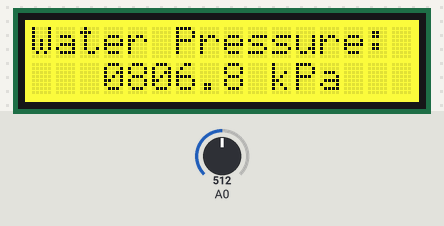
The sketch below on a simulated Arduino Uno, built with avr-gcc and run on an emulated ATmega328P. On the bench: 16×2 character LCD. The test bench sets the inputs (shaded band); at power-on: A0 = 512. Random numbers use the default seed unless the sketch sets one; what the sketch prints to the serial monitor is not drawn.

Above: at 1.5 s.
1.6 s: A0 set to 107
At 4.1 s:
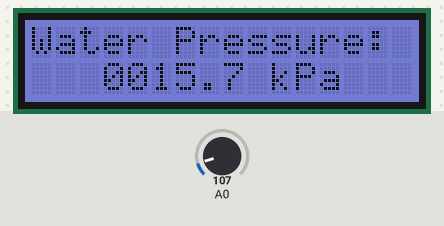
4.6 s: A0 set to 98
At 6.7 s:
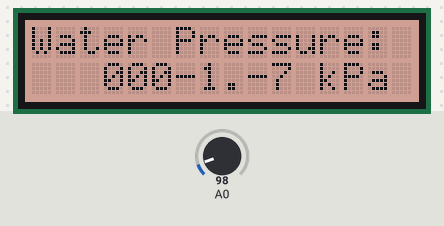
7.6 s: A0 set to 122
At 8.1 s:
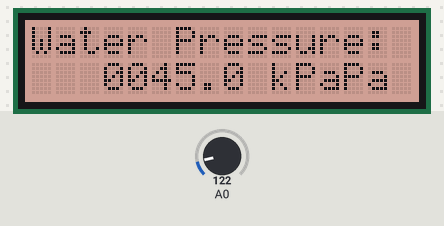
10.6 s: A0 set to 0
At 11.7 s:
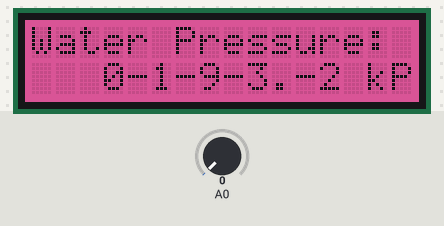
13.6 s: A0 set to 306
At 14.0 s:
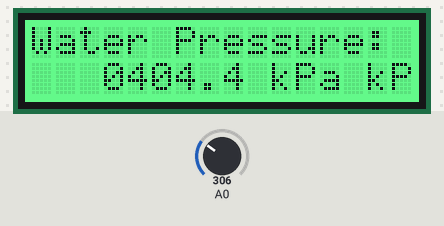
16.6 s: A0 set to 0
At 17.6 s:
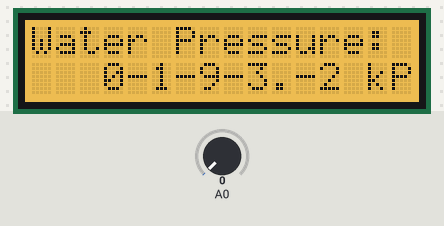
Timing chart, 0 to 19.6 s (numbered marks = the images above; inputs shaded):
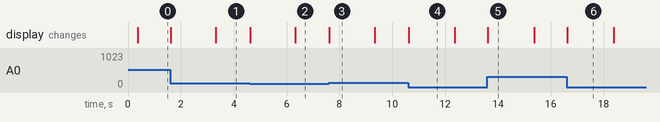

Measured:
- the behaviour switches between 99 and 98 on A0 (found by bisection; images 1 and 2)
- what the display in image 3 shows lasts 1.7 s, from 7.6 s to 9.3 s
- what the display in image 6 shows lasts 1.8 s, from 16.6 s to 18.4 s

The sketch:

nanolcd.ino
```cpp
#include <Wire.h>
#include <DFRobot_RGBLCD.h>                          //LCD header file
const float  OffSet = 0.483 ;
float V;
int P;
unsigned int lcd_r = 0, lcd_g = 0, lcd_b = 0;
unsigned long delaytime = 0, lighttime = 0;

DFRobot_RGBLCD lcd(16, 2);
void setup()
{lcd.init();
  delay(250);
  Serial.begin(115200);
  Serial.println("hello start");
  lighttime = millis();
  lcd.setCursor(0, 0);
  lcd.print("Water Pressure:");
  lcd.setRGB(255, 255, 000);
}
void loop() {
 lcd_r = random(256);
  delayMicroseconds(10);
  lcd_g = random(256);
  delayMicroseconds(10);
  lcd_b = random(256);
  if (millis() - lighttime > 3000)
  {
    lcd.setRGB(lcd_r, lcd_g, lcd_b);
    lighttime = millis();
  }
  //delay(100);

    V = analogRead(0)* 5.00 / 1024;                     //Sensor output voltage
    P = (V - OffSet) * 400*10;                          //Calculate water pressure
    lcd.setCursor(3, 1);

    lcd.print(  P/ 10000% 10);                         //LCD display
    lcd.print(  P/ 1000% 10);
    lcd.print(   P/ 100 % 10);
    lcd.print(   P/ 10 % 10);
    lcd.print('.');
    lcd.print(  P  % 10);
    lcd.print(" kPa");

}
```
